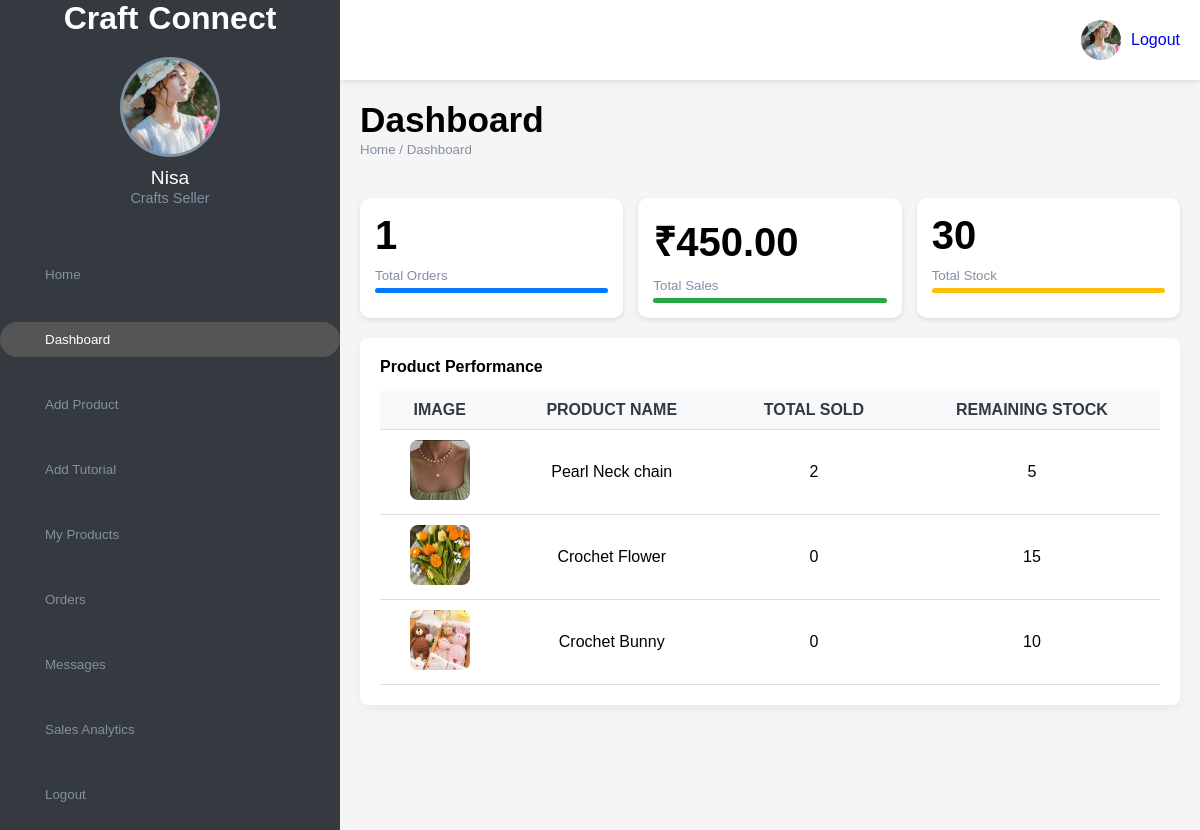
/seller/seller-dashboard.php (signed in), run on the app's committed database.
### tables this page shows
CREATE TABLE `users` (
  `id` int(11) NOT NULL,
  `name` varchar(100) NOT NULL,
  `email` varchar(100) NOT NULL,
  `password` text NOT NULL,
  `phone` varchar(15) DEFAULT NULL,
  `role` enum('buyer','seller','admin') NOT NULL,
  `profile_pic` varchar(255) DEFAULT NULL,
  `created_at` timestamp NOT NULL DEFAULT current_timestamp(),
  `status` enum('pending','approved','removed') NOT NULL DEFAULT 'pending'
);

CREATE TABLE `products` (
  `id` int(11) NOT NULL,
  `seller_id` int(11) NOT NULL,
  `name` varchar(100) NOT NULL,
  `description` text DEFAULT NULL,
  `category` varchar(50) NOT NULL,
  `price` decimal(10,2) NOT NULL,
  `stock` int(11) NOT NULL,
  `image_url` varchar(255) DEFAULT NULL,
  `created_at` datetime DEFAULT current_timestamp()
);

### seller/seller-dashboard.php (the view, shortened to what this page needs)
<?php
$conn = new mysqli("localhost", "root", "", "craftconnect");
$seller_id = $_SESSION['seller_id'];
$seller_sql = "SELECT name, profile_pic FROM users WHERE id = ?";
$seller_stmt = $conn->prepare($seller_sql);
$seller_stmt->bind_param("i", $seller_id);
$seller_stmt->execute();
$seller_result = $seller_stmt->get_result();
$seller = $seller_result->fetch_assoc();
$seller_name = $seller['name'] ?? 'Unknown Seller';
$profile_img = (!empty($seller['profile_pic']) && file_exists("../" . $seller['profile_pic']))
    ? "../" . htmlspecialchars($seller['profile_pic'])
    : "../img/seller.jpg";
$dashboard_sql = "
    SELECT
        COALESCE(SUM(o.total_price),0) AS total_sales,
        COUNT(o.id) AS total_orders
    FROM products p
    JOIN orders o ON p.id = o.product_id
    WHERE p.seller_id = ?";
$dashboard_stmt = $conn->prepare($dashboard_sql);
$dashboard_stmt->bind_param("i", $seller_id);
$dashboard_stmt->execute();
$dashboard_result = $dashboard_stmt->get_result();
$dashboard_data = $dashboard_result->fetch_assoc();
$total_sales = $dashboard_data['total_sales'] ?? 0;
$total_orders = $dashboard_data['total_orders'] ?? 0;
$stock_sql = "SELECT COALESCE(SUM(stock),0) AS total_stock FROM products WHERE seller_id = ?";
$stock_stmt = $conn->prepare($stock_sql);
$stock_stmt->bind_param("i", $seller_id);
$stock_stmt->execute();
$stock_result = $stock_stmt->get_result();
$total_stock = $stock_result->fetch_assoc()['total_stock'] ?? 0;
$products_sql = "
    SELECT
        p.id,
        p.name,
        p.image_url,
        p.stock AS remaining_stock,
        COALESCE(SUM(o.quantity), 0) AS total_sold
    FROM products p
    LEFT JOIN orders o ON p.id = o.product_id
    WHERE p.seller_id = ?
    GROUP BY p.id, p.name, p.image_url, p.stock
    ORDER BY p.created_at DESC";
$products_stmt = $conn->prepare($products_sql);
$products_stmt->bind_param("i", $seller_id);
$products_stmt->execute();
$products_result = $products_stmt->get_result();
$products_data = $products_result->fetch_all(MYSQLI_ASSOC);
?>
<!DOCTYPE html>
<html lang="en">
<head>
    <link rel="stylesheet" href="style.css">
    <link rel="stylesheet" href="https://maxst.icons8.com/vue-static/landings/line-awesome/line-awesome/1.3.0/css/line-awesome.min.css">
</head>
<body>
    <div class="sidebar">
        <div class="side-header">
            <h1 class="m-0 display-5 font-weight-semi-bold">
                <span class="text-primary font-weight-bold border px-3 mr-1">Craft</span>Connect
            </h1>
        </div>
        <div class="side-content">
           <div class="profile">
                <div class="profile-img bg-img" style="background-image: url('<?php echo $profile_img; ?>')"></div>
                <h4><?php echo htmlspecialchars($seller_name); ?></h4>
                <small>Crafts Seller</small>
            </div>
            <div class="side-menu">
                <ul>
                    <li><a href="../home/index.php"><span class="las la-user"></span><small>Home</small></a></li>
                    <li><a href="seller-dashboard.php" class="active"><span class="las la-home"></span><small>Dashboard</small></a></li>
                    <li><a href="add-product.php"><span class="las la-plus-square"></span><small>Add Product</small></a></li>
                    <li><a href="add-tutorial.php"><span class="las la-video"></span><small>Add Tutorial</small></a></li>
                    <li><a href="my-products.php"><span class="las la-box-open"></span><small>My Products</small></a></li>
                    <li><a href="my-orders.php"><span class="las la-shopping-cart"></span><small>Orders</small></a></li>
                    <li><a href="seller_messages.php"><span class="las la-comments"></span><small>Messages</small></a></li>
                    <li><a href="sales-analytics.php"><span class="las la-chart-line"></span><small>Sales Analytics</small></a></li>
                    <li><a href="../home/logout.php"><span class="las la-sign-out-alt"></span><small>Logout</small></a></li>
                </ul>
            </div>
        </div>
    </div>
    <div class="main-content">
       <header>
            <div class="header-menu">
               <div class="user">
                    <div class="bg-img" style="background-image: url('<?php echo $profile_img; ?>')"></div>
                    <span><a href="../home/logout.php">Logout</a></span>
                </div>
            </div>
        </header>
        <main>
            <div class="page-header">
                <h1>Dashboard</h1>
                <small>Home / Dashboard</small>
            </div>
            <div class="page-content">
                <div class="analytics">
                    <div class="card">
                        <div class="card-head">
                            <h2><?php echo $total_orders; ?></h2>
                        </div>
                        <div class="card-progress">
                            <small>Total Orders</small>
                            <div class="card-indicator"><div class="indicator one" style="width: 100%"></div></div>
                        </div>
                    </div>
                    <div class="card">
                        <div class="card-head">
                            <h2>₹<?php echo number_format($total_sales, 2); ?></h2>
                        </div>
                        <div class="card-progress">
                            <small>Total Sales</small>
                            <div class="card-indicator"><div class="indicator two" style="width: 100%"></div></div>
                        </div>
                    </div>
                    <div class="card">
                        <div class="card-head">
                            <h2><?php echo $total_stock; ?></h2>
                        </div>
                        <div class="card-progress">
                            <small>Total Stock</small>
                            <div class="card-indicator"><div class="indicator three" style="width: 100%"></div></div>
                        </div>
                    </div>
                </div>
                <div class="records table-responsive">
                    <h4 class="mb-3">Product Performance</h4>
                    <table class="table table-striped table-bordered">
                        <thead>
                            <tr>
                                <th>Image</th>
                                <th>Product Name</th>
                                <th>Total Sold</th>
                                <th>Remaining Stock</th>
                            </tr>
                        </thead>
                        <tbody>
                            <?php if (!empty($products_data)): ?>
                                <?php foreach ($products_data as $product): ?>
                                    <tr>
                                        <td>
                                            <?php
                                            $img = !empty($product['image_url']) ? '../' . htmlspecialchars($product['image_url']) : '../images/no-image.png';
                                            ?>
                                            <img src="<?php echo $img; ?>"
                                                alt="<?php echo htmlspecialchars($product['name']); ?>"
                                                class="product-img">
                                        </td>
                                        <td><?php echo htmlspecialchars($product['name']); ?></td>
                                        <td><?php echo $product['total_sold'] ; ?></td>
                                        <td><?php echo $product['remaining_stock']; ?></td>
                                    </tr>
                                <?php endforeach; ?>
                            <?php else: ?>
                                <tr><td colspan="4" class="text-center">No products found.</td></tr>
                            <?php endif; ?>
                        </tbody>
                    </table>
                </div>
            </div>
        </main>
    </div>
</body>
</html>

### seller/style.css (style rules this page uses)
:root { --main-color: #555555; --color-dark: #343a40; --text-grey: #8390A2; --bg-color: #f5f5f5; }
* { padding: 0; margin: 0; box-sizing: border-box; list-style-type: none; text-decoration: none; font-family: 'Poppins', sans-serif; }
body { background-color: var(--bg-color); margin: 0 !important; padding: 0 !important; width: 100vw; overflow-x: hidden; }
.sidebar { width: 340px; height: 100%; position: fixed; left: 0; top: 0; background-color: var(--color-dark); z-index: 100; transition: width 300ms; }
.side-header { box-sizing: 30px 20px; color: #fff; display: flex; align-items: center; justify-content: center; }
.side-header span { color: #fff; font-size: 2rem; display: inline-block; margin-right: 10px; }
.side-content { display: flex; flex-direction: column; align-items: center; padding: 20px 0; }
.profile { text-align: center; margin-bottom: 20px; }
.profile .bg-img { height: 100px; width: 100px; background-size: cover; background-position: center; margin: auto; border-radius: 50%; border: 3px solid var(--text-grey); }
.profile h4 { color: #fff; margin-top: 10px; font-size: 1.2rem; font-weight: 500; }
.profile small { color: var(--text-grey); font-size: 0.9rem; }
.side-menu { width: 100%; margin-top: 20px; }
.side-menu li { padding: 10px 0; margin-bottom: 10px; }
.side-menu a { color: var(--text-grey); display: block; padding: 10px 30px; display: flex; align-items: center; transition: background-color 0.3s, color 0.3s; }
.side-menu a:hover, .side-menu a.active { background-color: var(--main-color); color: #fff; border-radius: 20px; }
.main-content { margin-left: 340px; transition: margin-left 300ms; }
header { background-color: #fff; display: flex; justify-content: space-between; align-items: center; padding: 20px; position: sticky; top: 0; z-index: 99; box-shadow: 0 2px 5px rgba(0, 0, 0, 0.1); }
.header-menu { margin-left: auto; }
.user { display: flex; align-items: center; }
.user .bg-img { height: 40px; width: 40px; border-radius: 50%; background-size: cover; background-position: center; margin-right: 10px; }
.user span { color: var(--text-grey); cursor: pointer; }
main { padding: 20px; }
.page-header { margin-bottom: 20px; }
.page-header h1 { font-size: 2.2rem; font-weight: 600; }
.page-header small { color: var(--text-grey); }
.page-content { padding: 20px 0; }
.analytics { display: grid; grid-template-columns: repeat(auto-fit, minmax(200px, 1fr)); grid-gap: 20px; margin-bottom: 20px; }
.card { background-color: #fff; padding: 20px; border-radius: 8px; box-shadow: 0 4px 10px rgba(0, 0, 0, 0.05); }
.card-head { display: flex; justify-content: space-between; align-items: center; }
.card-head h2 { font-size: 2.5rem; font-weight: 600; }
.card-progress { margin-top: 15px; }
.card-progress small { display: block; margin-bottom: 5px; color: var(--text-grey); }
.card-indicator { background-color: var(--bg-color); border-radius: 5px; height: 8px; }
.indicator { height: 100%; border-radius: 5px; }
.indicator.one { background-color: #007bff; }
.indicator.two { background-color: #28a745; }
.indicator.three { background-color: #dc3545; }
.records { background: #fff; border-radius: 8px; box-shadow: 0 4px 10px rgba(0, 0, 0, 0.05); padding: 20px; }
.records h4 { margin-bottom: 15px; }
.table-responsive { width: 100%; overflow-x: auto; }
table { width: 100%; border-collapse: collapse; }
th, td { padding: 12px 15px; text-align: left; border-bottom: 1px solid #ddd; }
thead th { background-color: #f8f9fa; color: var(--color-dark); font-weight: 600; text-transform: uppercase; }

### seller/seller-dashboard.php (style rules this page uses)
.sidebar { height: 100vh; overflow-y: auto; }
table { border-collapse: collapse; width: 100%; }
th, td { text-align: center; padding: 10px; border-bottom: 1px solid #ddd; }
th { background-color: #f8f9fa; }
img.product-img { width: 60px; height: 60px; object-fit: cover; border-radius: 8px; }
.analytics { display: flex; gap: 15px; flex-wrap: wrap; }
.card { flex: 1; background: #fff; padding: 15px; border-radius: 10px; box-shadow: 0 2px 5px rgba(0,0,0,0.1); }
.card-head { display: flex; justify-content: space-between; align-items: center; }
.card-head h2 { margin: 0; }
.card-progress { margin-top: 10px; }
.card-indicator { height: 5px; background-color: #eee; border-radius: 5px; }
.indicator { height: 5px; border-radius: 5px; }
.indicator.one { background-color: #007bff; }
.indicator.two { background-color: #28a745; }
.indicator.three { background-color: #ffc107; }

### data on the page
users: profile_pic (picture), name "Nisa"
products: image_url (picture), name "Pearl Neck chain", total_sold "2", stock "5"
products: image_url (picture), name "Crochet Flower", total_sold "0", stock "15"
products: image_url (picture), name "Crochet Bunny", total_sold "0", stock "10"

### other printed values
$total_orders "1"
$total_sales "450.00"
$total_stock "30"
